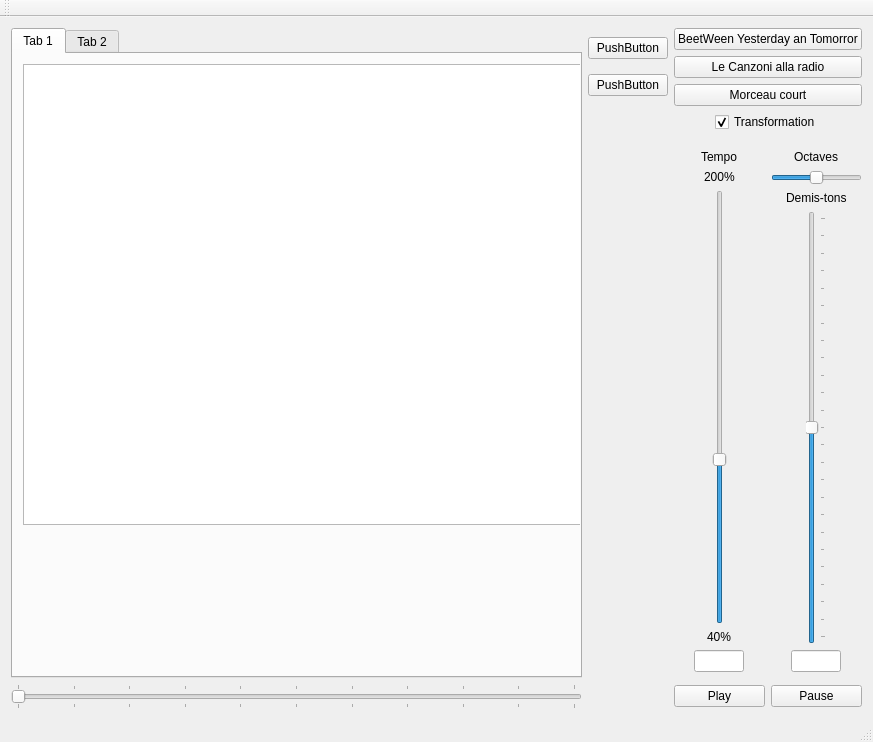
<?xml version="1.0" encoding="UTF-8"?>
<ui version="4.0">
 <class>MainWindow</class>
 <widget class="QMainWindow" name="MainWindow">
  <property name="geometry">
   <rect>
    <x>0</x>
    <y>0</y>
    <width>873</width>
    <height>742</height>
   </rect>
  </property>
  <property name="windowTitle">
   <string>MainWindow</string>
  </property>
  <widget class="QWidget" name="centralWidget">
   <property name="sizePolicy">
    <sizepolicy hsizetype="Fixed" vsizetype="Fixed">
     <horstretch>0</horstretch>
     <verstretch>0</verstretch>
    </sizepolicy>
   </property>
   <layout class="QGridLayout" name="gridLayout">
    <item row="0" column="1" rowspan="8">
     <layout class="QVBoxLayout" name="verticalLayout_12">
      <item>
       <widget class="QTabWidget" name="tabWidget">
        <widget class="QWidget" name="tab">
         <property name="sizePolicy">
          <sizepolicy hsizetype="Expanding" vsizetype="Expanding">
           <horstretch>0</horstretch>
           <verstretch>0</verstretch>
          </sizepolicy>
         </property>
         <attribute name="title">
          <string>Tab 1</string>
         </attribute>
         <widget class="QListWidget" name="listWidget">
          <property name="geometry">
           <rect>
            <x>10</x>
            <y>10</y>
            <width>671</width>
            <height>461</height>
           </rect>
          </property>
         </widget>
        </widget>
        <widget class="QWidget" name="tab_2">
         <attribute name="title">
          <string>Tab 2</string>
         </attribute>
        </widget>
       </widget>
      </item>
     </layout>
    </item>
    <item row="3" column="3">
     <layout class="QHBoxLayout" name="horizontalLayout_4">
      <item alignment="Qt::AlignHCenter">
       <widget class="QCheckBox" name="checkByPass">
        <property name="text">
         <string>Transformation</string>
        </property>
        <property name="checked">
         <bool>true</bool>
        </property>
       </widget>
      </item>
     </layout>
    </item>
    <item row="2" column="3">
     <widget class="QPushButton" name="goSound1">
      <property name="text">
       <string>Morceau court</string>
      </property>
      <property name="flat">
       <bool>false</bool>
      </property>
     </widget>
    </item>
    <item row="1" column="3">
     <widget class="QPushButton" name="pushButton">
      <property name="text">
       <string>Le Canzoni alla radio</string>
      </property>
     </widget>
    </item>
    <item row="6" column="3">
     <layout class="QVBoxLayout" name="verticalLayout_11">
      <property name="leftMargin">
       <number>0</number>
      </property>
      <item>
       <layout class="QHBoxLayout" name="horizontalLayout_2">
        <property name="sizeConstraint">
         <enum>QLayout::SetFixedSize</enum>
        </property>
        <property name="topMargin">
         <number>0</number>
        </property>
        <item>
         <layout class="QVBoxLayout" name="verticalLayout">
          <item alignment="Qt::AlignHCenter">
           <widget class="QLabel" name="label_3">
            <property name="sizePolicy">
             <sizepolicy hsizetype="Minimum" vsizetype="Preferred">
              <horstretch>0</horstretch>
              <verstretch>0</verstretch>
             </sizepolicy>
            </property>
            <property name="text">
             <string>Tempo</string>
            </property>
           </widget>
          </item>
          <item alignment="Qt::AlignHCenter">
           <widget class="QLabel" name="label_4">
            <property name="sizePolicy">
             <sizepolicy hsizetype="Minimum" vsizetype="Preferred">
              <horstretch>0</horstretch>
              <verstretch>0</verstretch>
             </sizepolicy>
            </property>
            <property name="text">
             <string>200%</string>
            </property>
           </widget>
          </item>
          <item alignment="Qt::AlignHCenter">
           <widget class="QSlider" name="sliderTempo">
            <property name="minimum">
             <number>40</number>
            </property>
            <property name="maximum">
             <number>200</number>
            </property>
            <property name="value">
             <number>100</number>
            </property>
            <property name="sliderPosition">
             <number>100</number>
            </property>
            <property name="orientation">
             <enum>Qt::Vertical</enum>
            </property>
           </widget>
          </item>
          <item alignment="Qt::AlignHCenter">
           <widget class="QLabel" name="label_5">
            <property name="sizePolicy">
             <sizepolicy hsizetype="Minimum" vsizetype="Preferred">
              <horstretch>0</horstretch>
              <verstretch>0</verstretch>
             </sizepolicy>
            </property>
            <property name="text">
             <string>40%</string>
            </property>
           </widget>
          </item>
          <item alignment="Qt::AlignHCenter">
           <widget class="QLineEdit" name="valueTempo">
            <property name="sizePolicy">
             <sizepolicy hsizetype="Expanding" vsizetype="Fixed">
              <horstretch>0</horstretch>
              <verstretch>0</verstretch>
             </sizepolicy>
            </property>
            <property name="maximumSize">
             <size>
              <width>50</width>
              <height>16777215</height>
             </size>
            </property>
            <property name="inputMask">
             <string>000</string>
            </property>
            <property name="alignment">
             <set>Qt::AlignCenter</set>
            </property>
           </widget>
          </item>
         </layout>
        </item>
        <item>
         <layout class="QVBoxLayout" name="verticalLayout_2">
          <item alignment="Qt::AlignHCenter">
           <widget class="QLabel" name="label">
            <property name="sizePolicy">
             <sizepolicy hsizetype="Minimum" vsizetype="Preferred">
              <horstretch>0</horstretch>
              <verstretch>0</verstretch>
             </sizepolicy>
            </property>
            <property name="text">
             <string>Octaves</string>
            </property>
           </widget>
          </item>
          <item>
           <widget class="QSlider" name="horizontalSlider">
            <property name="sizePolicy">
             <sizepolicy hsizetype="Minimum" vsizetype="Fixed">
              <horstretch>0</horstretch>
              <verstretch>0</verstretch>
             </sizepolicy>
            </property>
            <property name="minimum">
             <number>-1</number>
            </property>
            <property name="maximum">
             <number>1</number>
            </property>
            <property name="orientation">
             <enum>Qt::Horizontal</enum>
            </property>
           </widget>
          </item>
          <item alignment="Qt::AlignHCenter">
           <widget class="QLabel" name="label_2">
            <property name="text">
             <string>Demis-tons</string>
            </property>
           </widget>
          </item>
          <item alignment="Qt::AlignHCenter">
           <widget class="QSlider" name="sliderPitch">
            <property name="minimum">
             <number>-12</number>
            </property>
            <property name="maximum">
             <number>12</number>
            </property>
            <property name="orientation">
             <enum>Qt::Vertical</enum>
            </property>
            <property name="tickPosition">
             <enum>QSlider::TicksBelow</enum>
            </property>
           </widget>
          </item>
          <item alignment="Qt::AlignHCenter">
           <widget class="QLineEdit" name="valueSemiTone">
            <property name="minimumSize">
             <size>
              <width>50</width>
              <height>0</height>
             </size>
            </property>
            <property name="maximumSize">
             <size>
              <width>50</width>
              <height>16777215</height>
             </size>
            </property>
            <property name="alignment">
             <set>Qt::AlignCenter</set>
            </property>
           </widget>
          </item>
         </layout>
        </item>
       </layout>
      </item>
      <item>
       <layout class="QHBoxLayout" name="horizontalLayout_10">
        <property name="leftMargin">
         <number>0</number>
        </property>
        <property name="topMargin">
         <number>0</number>
        </property>
       </layout>
      </item>
     </layout>
    </item>
    <item row="8" column="1">
     <layout class="QHBoxLayout" name="horizontalLayout">
      <property name="topMargin">
       <number>0</number>
      </property>
      <item>
       <widget class="QSlider" name="currentTimePlayed">
        <property name="sizePolicy">
         <sizepolicy hsizetype="Expanding" vsizetype="Fixed">
          <horstretch>0</horstretch>
          <verstretch>0</verstretch>
         </sizepolicy>
        </property>
        <property name="maximum">
         <number>10000</number>
        </property>
        <property name="orientation">
         <enum>Qt::Horizontal</enum>
        </property>
        <property name="tickPosition">
         <enum>QSlider::TicksBothSides</enum>
        </property>
        <property name="tickInterval">
         <number>1000</number>
        </property>
       </widget>
      </item>
     </layout>
    </item>
    <item row="0" column="3">
     <widget class="QPushButton" name="goSound2">
      <property name="text">
       <string>BeetWeen Yesterday an Tomorror</string>
      </property>
     </widget>
    </item>
    <item row="0" column="2" rowspan="3">
     <layout class="QVBoxLayout" name="verticalLayout_3">
      <property name="rightMargin">
       <number>0</number>
      </property>
      <item>
       <widget class="QPushButton" name="pushButton_2">
        <property name="text">
         <string>PushButton</string>
        </property>
       </widget>
      </item>
      <item>
       <widget class="QPushButton" name="pushButton_3">
        <property name="text">
         <string>PushButton</string>
        </property>
       </widget>
      </item>
     </layout>
    </item>
    <item row="8" column="3">
     <layout class="QHBoxLayout" name="horizontalLayout_9">
      <item>
       <widget class="QPushButton" name="butPlay">
        <property name="text">
         <string>Play</string>
        </property>
       </widget>
      </item>
      <item>
       <widget class="QPushButton" name="butPause">
        <property name="text">
         <string>Pause</string>
        </property>
       </widget>
      </item>
     </layout>
    </item>
   </layout>
  </widget>
  <widget class="QMenuBar" name="menuBar">
   <property name="geometry">
    <rect>
     <x>0</x>
     <y>0</y>
     <width>873</width>
     <height>21</height>
    </rect>
   </property>
  </widget>
  <widget class="QToolBar" name="mainToolBar">
   <attribute name="toolBarArea">
    <enum>TopToolBarArea</enum>
   </attribute>
   <attribute name="toolBarBreak">
    <bool>false</bool>
   </attribute>
  </widget>
  <widget class="QStatusBar" name="statusBar"/>
 </widget>
 <layoutdefault spacing="6" margin="11"/>
 <resources/>
 <connections/>
</ui>
